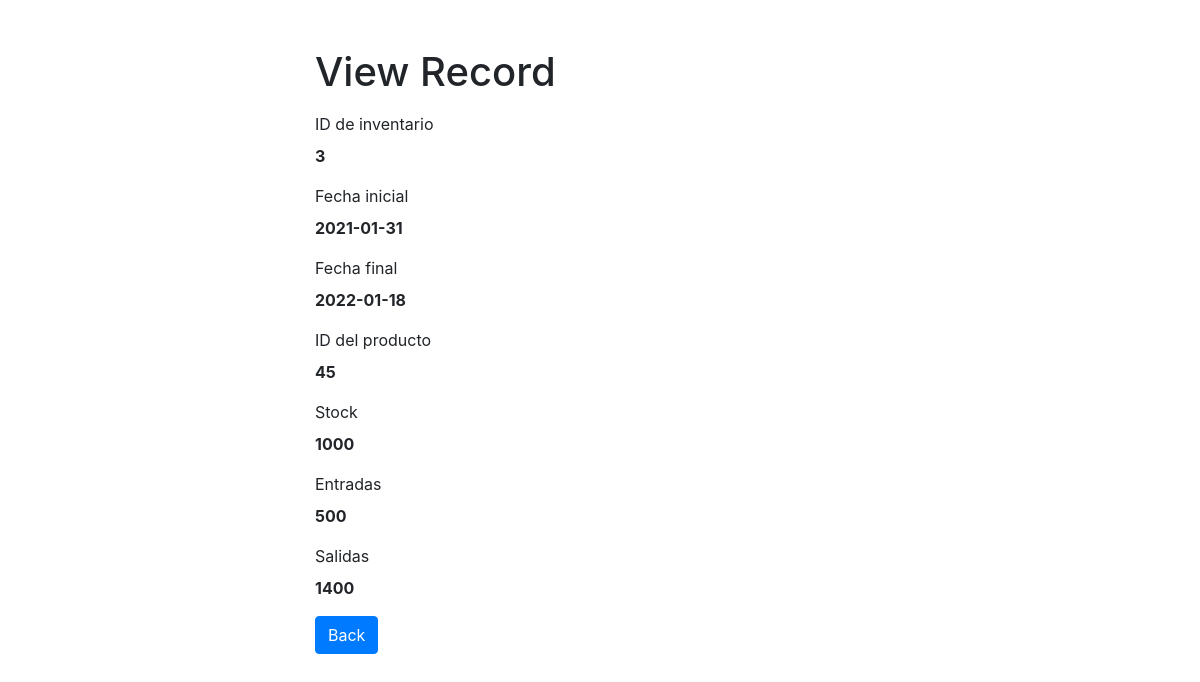
The app's page /inventory/read.php?id_inventory=3 with its own data.
### tables this page shows
CREATE TABLE IF NOT EXISTS `inventory` (
  `id_inventory` int(11) NOT NULL AUTO_INCREMENT,
  `date_in` date NOT NULL,
  `date_out` date NOT NULL,
  `id_product` int(11) NOT NULL,
  `stock_in` int(11) NOT NULL,
  `entries` int(11) NOT NULL,
  `outlets` int(11) NOT NULL,
  PRIMARY KEY (`id_inventory`)
);

### inventory/read.php (the view, shortened to what this page needs)
<?php
if(isset($_GET["id_inventory"]) && !empty(trim($_GET["id_inventory"]))){
    require_once "../connection/config.php";
    $sql = "SELECT * FROM inventory WHERE id_inventory = ?";
    if($stmt = mysqli_prepare($link, $sql)){
        mysqli_stmt_bind_param($stmt, "i", $param_id);
        if(mysqli_stmt_execute($stmt)){
            $result = mysqli_stmt_get_result($stmt);
            if(mysqli_num_rows($result) == 1){
                $row = mysqli_fetch_array($result, MYSQLI_ASSOC);
            } else{
                header("location: inventory.php");
                exit();
            }
        } else{
            echo "Oops! Something went wrong. Please try again later.";
        }
    }
} else{
    header("location: inventory.php");
    exit();
}
?>
<!DOCTYPE html>
<html lang="en">
<head>
    <link rel="stylesheet" href="https://stackpath.bootstrapcdn.com/bootstrap/4.5.2/css/bootstrap.min.css">
</head>
<body>
    <div class="wrapper">
        <div class="container-fluid">
            <div class="row">
                <div class="col-md-12">
                    <h1 class="mt-5 mb-3">View Record</h1>
                    <div class="form-group">
                        <label>ID de inventario</label>
                        <p><b><?php echo $row["id_inventory"]; ?></b></p>
                    </div>
                    <div class="form-group">
                        <label>Fecha inicial</label>
                        <p><b><?php echo $row["date_in"]; ?></b></p>
                    </div>
                    <div class="form-group">
                        <label>Fecha final</label>
                        <p><b><?php echo $row["date_out"]; ?></b></p>
                    </div>
                    <div class="form-group">
                        <label>ID del producto</label>
                        <p><b><?php echo $row["id_product"]; ?></b></p>
                    </div>
                    <div class="form-group">
                        <label>Stock</label>
                        <p><b><?php echo $row["stock_in"]; ?></b></p>
                    </div>
                    <div class="form-group">
                        <label>Entradas</label>
                        <p><b><?php echo $row["entries"]; ?></b></p>
                    </div>
                    <div class="form-group">
                        <label>Salidas</label>
                        <p><b><?php echo $row["outlets"]; ?></b></p>
                    </div>
                    <p><a href="inventory.php" class="btn btn-primary">Back</a></p>
                </div>
            </div>
        </div>
    </div>
</body>
</html>

### inventory/read.php (style rules this page uses)
.wrapper { width: 600px; margin: 0 auto; }

### records on screen
inventory: id_inventory "3", date_in "2021-01-31", date_out "2022-01-18", id_product "45", stock_in "1000", entries "500", outlets "1400"
